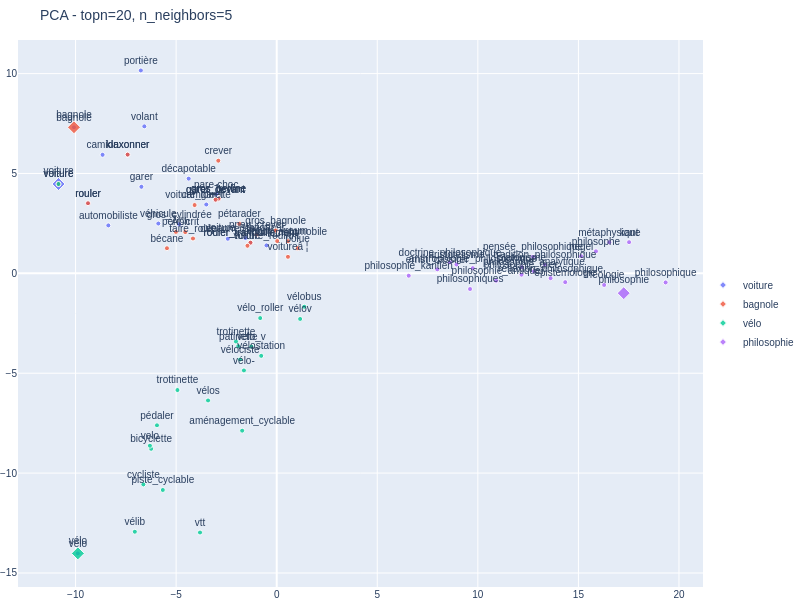
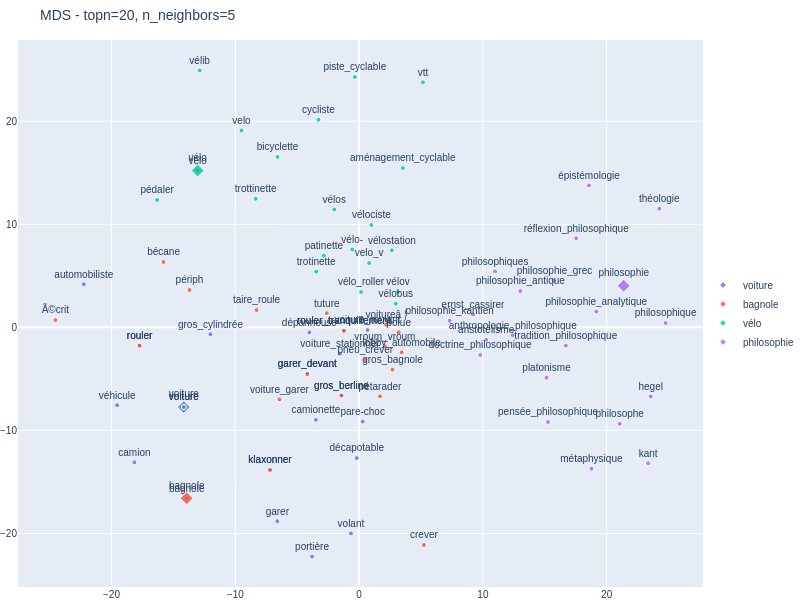

The notebook cell these images were saved under, in order:
### Code cell
# Question 4a
# Méthodes linéaires : PCA puis MDS métrique
display_dimred_neighbors(model, word_list, n_components=2, topn=20, method='pca')
display_dimred_neighbors(model, word_list, n_components=2, topn=20, method='mds')

### Figure 1 — Plotly figure (JSON) as saved in the notebook; plotly's stock layout.template omitted (floating-point values rounded to 4 significant figures)
{"data": [{"marker": {"color": "#636EFA", "opacity": 0.8, "size": [10, 5, 5, 5, 5, 5, 5, 5, 5, 5, 5, 5, 5, 5, 5, 5, 5, 5, 5, 5, 5], "symbol": ["diamond", "circle", "circle", "circle", "circle", "circle", "circle", "circle", "circle", "circle", "circle", "circle", "circle", "circle", "circle", "circle", "circle", "circle", "circle", "circle", "circle"]}, "mode": "markers+text", "name": "voiture", "text": ["voiture", "gros_berline", "bagnole", "rouler", "véhicule", "décapotable", "pare-choc", "portière", "garer", "camionette", "camion", "garer_devant", "automobiliste", "rouler_tranquillement", "volant", "vélo", "voiture_roulant", "klaxonner", "gros_cylindrée", "dépanneuse", "voiture_stationner"], "textfont": {"size": 10}, "textposition": "top center", "type": "scatter", "x": [-10.85, -2.89, -10.08, -9.382, -5.886, -4.376, -3.009, -6.755, -6.726, -3.501, -8.657, -3.038, -8.371, -1.305, -6.582, -9.886, -0.5084, -7.411, -4.849, -2.431, -1.558], "y": [4.472, 3.74, 7.313, 3.51, 2.493, 4.742, 3.962, 10.16, 4.333, 3.445, 5.935, 3.688, 2.4, 1.536, 7.359, -14.02, 1.4, 5.945, 2.463, 1.731, 1.768]}, {"marker": {"color": "#EF553B", "opacity": 0.8, "size": [10, 5, 5, 5, 5, 5, 5, 5, 5, 5, 5, 5, 5, 5, 5, 5, 5, 5, 5, 5, 5], "symbol": ["diamond", "circle", "circle", "circle", "circle", "circle", "circle", "circle", "circle", "circle", "circle", "circle", "circle", "circle", "circle", "circle", "circle", "circle", "circle", "circle", "circle"]}, "mode": "markers+text", "name": "bagnole", "text": ["bagnole", "voiture", "rouler", "gros_bagnole", "taire_roule", "gros_berline", "lobby_automobile", "pétarader", "klaxonner", "voitureâ ¦", "périph", "Ã©crit", "crever", "rouler_tranquillement", "pneu_crever", "tuture", "voiture_garer", "bécane", "vroum_vroum", "polue", "garer_devant"], "textfont": {"size": 10}, "textposition": "top center", "type": "scatter", "x": [-10.08, -10.85, -9.382, -0.05166, -4.163, -2.89, 0.56, -1.857, -7.411, 0.5595, -5.012, -4.547, -2.903, -1.305, -0.9892, -1.454, -4.081, -5.457, 0.02563, 1.044, -3.038], "y": [7.313, 4.472, 3.51, 2.144, 1.744, 3.74, 1.612, 2.477, 5.945, 0.8278, 2.075, 2.065, 5.641, 1.536, 1.951, 1.381, 3.419, 1.258, 1.616, 1.263, 3.688]}, {"marker": {"color": "#00CC96", "opacity": 0.8, "size": [10, 5, 5, 5, 5, 5, 5, 5, 5, 5, 5, 5, 5, 5, 5, 5, 5, 5, 5, 5, 5], "symbol": ["diamond", "circle", "circle", "circle", "circle", "circle", "circle", "circle", "circle", "circle", "circle", "circle", "circle", "circle", "circle", "circle", "circle", "circle", "circle", "circle", "circle"]}, "mode": "markers+text", "name": "vélo", "text": ["vélo", "bicyclette", "cycliste", "pédaler", "vélib", "velo", "vélo-", "vélos", "vélostation", "velo_v", "trotinette", "trottinette", "vélo_roller", "voiture", "piste_cyclable", "vtt", "vélociste", "vélov", "aménagement_cyclable", "vélobus", "patinette"], "textfont": {"size": 10}, "textposition": "top center", "type": "scatter", "x": [-9.886, -6.243, -6.629, -5.953, -7.054, -6.304, -1.63, -3.413, -0.7698, -1.257, -2.026, -4.935, -0.8204, -10.85, -5.663, -3.813, -1.82, 1.164, -1.717, 1.37, -1.911], "y": [-14.02, -8.784, -10.57, -7.607, -12.94, -8.628, -4.86, -6.364, -4.129, -3.664, -3.414, -5.843, -2.239, 4.472, -10.85, -12.98, -4.314, -2.283, -7.876, -1.67, -3.646]}, {"marker": {"color": "#AB63FA", "opacity": 0.8, "size": [10, 5, 5, 5, 5, 5, 5, 5, 5, 5, 5, 5, 5, 5, 5, 5, 5, 5, 5, 5, 5], "symbol": ["diamond", "circle", "circle", "circle", "circle", "circle", "circle", "circle", "circle", "circle", "circle", "circle", "circle", "circle", "circle", "circle", "circle", "circle", "circle", "circle", "circle"]}, "mode": "markers+text", "name": "philosophie", "text": ["philosophie", "philosophique", "philosophe", "philosophie_antique", "tradition_philosophique", "réflexion_philosophique", "métaphysique", "hegel", "kant", "épistémologie", "théologie", "philosophiques", "philosophie_kantien", "philosophie_analytique", "aristotélisme", "pensée_philosophique", "platonisme", "doctrine_philosophique", "anthropologie_philosophique", "ernst_cassirer", "philosophie_grec"], "textfont": {"size": 10}, "textposition": "top center", "type": "scatter", "x": [17.25, 19.34, 15.87, 10.91, 13.34, 13.62, 16.54, 15.13, 17.52, 14.34, 16.28, 9.612, 6.564, 12.79, 8.937, 12.74, 12.19, 8.617, 9.748, 7.983, 12.17], "y": [-0.9903, -0.4562, 1.104, -0.3677, 0.4312, -0.2409, 1.557, 0.8557, 1.561, -0.4421, -0.582, -0.7849, -0.1184, 0.1025, 0.4441, 0.8267, 0.304, 0.5474, 0.259, 0.1996, -0.06588]}], "layout": {"font": {"family": "Arial", "size": 10}, "height": 600, "legend": {"x": 1, "y": 0.5}, "margin": {"b": 0, "l": 0, "r": 0, "t": 40}, "showlegend": true, "title": {"text": "PCA - topn=20, n_neighbors=5"}, "width": 800}}

### Figure 2 — Plotly figure (JSON) as saved in the notebook; plotly's stock layout.template omitted (floating-point values rounded to 4 significant figures)
{"data": [{"marker": {"color": "#636EFA", "opacity": 0.8, "size": [10, 5, 5, 5, 5, 5, 5, 5, 5, 5, 5, 5, 5, 5, 5, 5, 5, 5, 5, 5, 5], "symbol": ["diamond", "circle", "circle", "circle", "circle", "circle", "circle", "circle", "circle", "circle", "circle", "circle", "circle", "circle", "circle", "circle", "circle", "circle", "circle", "circle", "circle"]}, "mode": "markers+text", "name": "voiture", "text": ["voiture", "gros_berline", "bagnole", "rouler", "véhicule", "décapotable", "pare-choc", "portière", "garer", "camionette", "camion", "garer_devant", "automobiliste", "rouler_tranquillement", "volant", "vélo", "voiture_roulant", "klaxonner", "gros_cylindrée", "dépanneuse", "voiture_stationner"], "textfont": {"size": 10}, "textposition": "top center", "type": "scatter", "x": [-14.16, -1.428, -13.93, -17.73, -19.54, -0.1876, 0.2902, -3.8, -6.604, -3.49, -18.15, -4.186, -22.24, -1.226, -0.6595, -13.04, 0.6865, -7.195, -12.0, -4.015, -1.533], "y": [-7.733, -6.609, -16.59, -1.776, -7.556, -12.68, -9.139, -22.23, -18.81, -8.971, -13.1, -4.52, 4.186, -0.3343, -19.99, 15.22, -0.2634, -13.83, -0.6703, -0.4847, -2.555]}, {"marker": {"color": "#EF553B", "opacity": 0.8, "size": [10, 5, 5, 5, 5, 5, 5, 5, 5, 5, 5, 5, 5, 5, 5, 5, 5, 5, 5, 5, 5], "symbol": ["diamond", "circle", "circle", "circle", "circle", "circle", "circle", "circle", "circle", "circle", "circle", "circle", "circle", "circle", "circle", "circle", "circle", "circle", "circle", "circle", "circle"]}, "mode": "markers+text", "name": "bagnole", "text": ["bagnole", "voiture", "rouler", "gros_bagnole", "taire_roule", "gros_berline", "lobby_automobile", "pétarader", "klaxonner", "voitureâ ¦", "périph", "Ã©crit", "crever", "rouler_tranquillement", "pneu_crever", "tuture", "voiture_garer", "bécane", "vroum_vroum", "polue", "garer_devant"], "textfont": {"size": 10}, "textposition": "top center", "type": "scatter", "x": [-13.93, -14.16, -17.73, 2.698, -8.285, -1.428, 3.438, 1.689, -7.195, 2.176, -13.7, -24.53, 5.235, -1.226, 0.4978, -2.611, -6.435, -15.8, 2.082, 3.202, -4.186], "y": [-16.59, -7.733, -1.776, -4.102, 1.683, -6.609, -2.419, -6.681, -13.83, 0.2518, 3.619, 0.7061, -21.12, -0.3343, -3.162, 1.378, -6.985, 6.35, -1.829, -0.481, -4.52]}, {"marker": {"color": "#00CC96", "opacity": 0.8, "size": [10, 5, 5, 5, 5, 5, 5, 5, 5, 5, 5, 5, 5, 5, 5, 5, 5, 5, 5, 5, 5], "symbol": ["diamond", "circle", "circle", "circle", "circle", "circle", "circle", "circle", "circle", "circle", "circle", "circle", "circle", "circle", "circle", "circle", "circle", "circle", "circle", "circle", "circle"]}, "mode": "markers+text", "name": "vélo", "text": ["vélo", "bicyclette", "cycliste", "pédaler", "vélib", "velo", "vélo-", "vélos", "vélostation", "velo_v", "trotinette", "trottinette", "vélo_roller", "voiture", "piste_cyclable", "vtt", "vélociste", "vélov", "aménagement_cyclable", "vélobus", "patinette"], "textfont": {"size": 10}, "textposition": "top center", "type": "scatter", "x": [-13.04, -6.59, -3.282, -16.32, -12.88, -9.497, -0.5565, -2.007, 2.652, 0.811, -3.464, -8.353, 0.1618, -14.16, -0.345, 5.156, 0.9918, 3.146, 3.532, 2.962, -2.842], "y": [15.22, 16.54, 20.15, 12.36, 24.93, 19.11, 7.554, 11.44, 7.482, 6.238, 5.409, 12.47, 3.433, -7.733, 24.29, 23.78, 9.929, 3.438, 15.46, 2.3, 6.968]}, {"marker": {"color": "#AB63FA", "opacity": 0.8, "size": [10, 5, 5, 5, 5, 5, 5, 5, 5, 5, 5, 5, 5, 5, 5, 5, 5, 5, 5, 5, 5], "symbol": ["diamond", "circle", "circle", "circle", "circle", "circle", "circle", "circle", "circle", "circle", "circle", "circle", "circle", "circle", "circle", "circle", "circle", "circle", "circle", "circle", "circle"]}, "mode": "markers+text", "name": "philosophie", "text": ["philosophie", "philosophique", "philosophe", "philosophie_antique", "tradition_philosophique", "réflexion_philosophique", "métaphysique", "hegel", "kant", "épistémologie", "théologie", "philosophiques", "philosophie_kantien", "philosophie_analytique", "aristotélisme", "pensée_philosophique", "platonisme", "doctrine_philosophique", "anthropologie_philosophique", "ernst_cassirer", "philosophie_grec"], "textfont": {"size": 10}, "textposition": "top center", "type": "scatter", "x": [21.37, 24.76, 21.05, 13.03, 16.7, 17.54, 18.77, 23.56, 23.35, 18.57, 24.25, 10.98, 7.309, 19.16, 10.27, 15.27, 15.14, 9.784, 12.41, 9.202, 15.78], "y": [4.042, 0.4241, -9.352, 3.525, -1.77, 8.656, -13.72, -6.703, -13.19, 13.77, 11.51, 5.431, 0.649, 1.53, -1.206, -9.18, -4.881, -2.679, -0.7621, 1.256, 4.514]}], "layout": {"font": {"family": "Arial", "size": 10}, "height": 600, "legend": {"x": 1, "y": 0.5}, "margin": {"b": 0, "l": 0, "r": 0, "t": 40}, "showlegend": true, "title": {"text": "MDS - topn=20, n_neighbors=5"}, "width": 800}}
